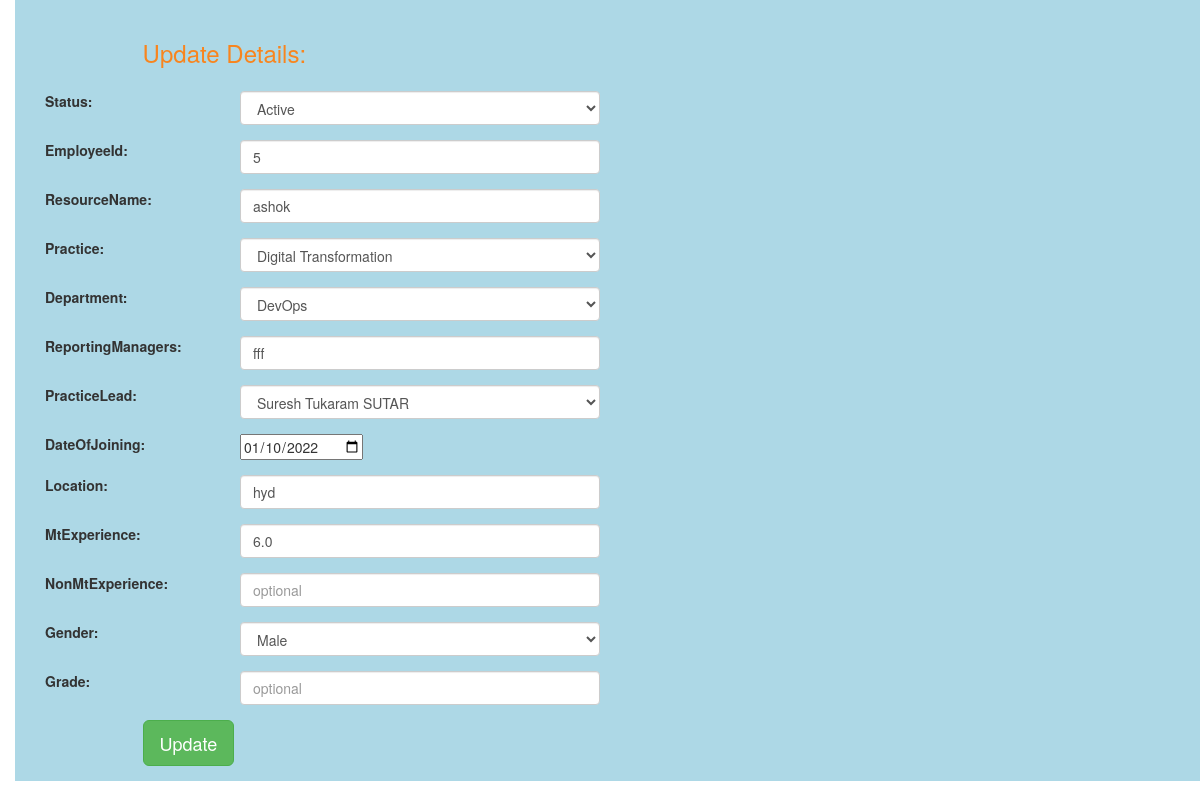
/edit/5 (signed in), run on an earlier commit of the app's database.
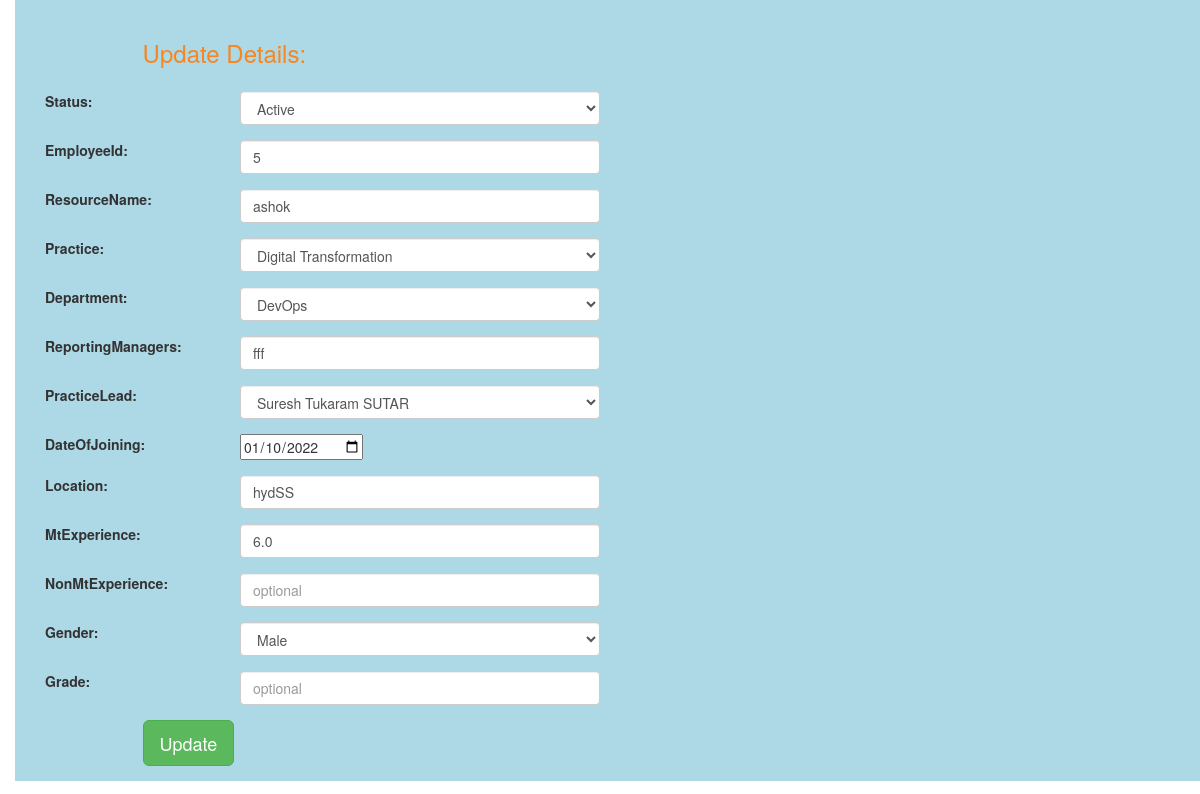
And on a later commit of the database.
### webapp/models.py (models this page shows, shortened)
class EmployeeDetails(models.Model):
    class Meta:
        verbose_name_plural = 'EmployeeDetails'
    GENDER_CHOICE = (("MALE", "Male"), ("FEMALE", "Female"))
    STATUS_CHOICE = (("ACTIVE","Active"),("INACTIVE","Inactive"),("RESIGN","Resign"))
    PRACTICE_CHOICE = (("DIGITAL TRANSFORMATION","Digital Transformation"),)
    DEPARTMENT_CHOICE = (("DEVOPS","DevOps"),("ENTERPRISE APPLICATION DEVELOPMENT","Enterprise Application Development"),("UI","UI"),("CLOUD SOLUTIONS","Cloud Solutions"),("ENTERPRISE ARCHITECTURE","Enterprise Architecture"),("UX","UX"),("PRODUCT ENGINEERING","Product Engineering"),("MOBILITY","Mobility"),("PROFESSIONAL SERVICES","Professional Services"))
    PRACTICE_LEAD_CHOICE = (("SURESH TUKARAM SUTAR","Suresh Tukaram SUTAR"),("SAILAJA GUDALA","Sailaja GUDALA"),("SRINIVAS KANTTUGA","Srinivas KATTUNGA"),("ABHIJEET BHIKAJI PATIL","Abhijeet Bhikaji PATIL"),("SANJAY PARMANAND BATHEJA","Sanjay Parmanand BATHEJA"),("YYOMA DILIP PATHAK","Vyoma Dilip PATHAK"),("ABHIJEET HARISHCHANDRA ALONE","Abhijeet Harishchandra ALONE"),("NASIR AHMED R","Nasir Ahmed R"))
    status = models.CharField(max_length=100,choices = STATUS_CHOICE,null=True)
    emp_id=models.IntegerField(primary_key=True,null=False)
    resource_name = models.CharField(max_length=100,null=True)
    practice = models.CharField(max_length=100,choices=PRACTICE_CHOICE,default="Digital Transformation",null=True)
    department = models.CharField(max_length=100,choices=DEPARTMENT_CHOICE,null=True)
    reporting_managers = models.CharField(max_length=100,null=True)
    practice_lead = models.CharField(max_length=100,choices=PRACTICE_LEAD_CHOICE,null=True)
    date_of_joining = models.DateField(blank=True , null=True)
    location = models.CharField(max_length=100,null=True)
    mt_experience = models.FloatField(max_length=100,null=True)
    non_mt_experience = models.FloatField(max_length=100,blank=True , null=True)
    gender = models.CharField(max_length=100,choices=GENDER_CHOICE,null=True)
    grade = models.CharField(max_length=100,blank=True , null=True)

### webapp/views.py (the view)
# urls.py: path('edit/<int:id>', views.edit),
@login_required(login_url=login)
def edit(request, id):
    employee_obj = EmployeeDetails.objects.get(emp_id=id)
    if request.method == 'POST':
        print(request.POST)
        form = EmployeeForm(request.POST, instance=employee_obj)
        print(form)
        if form.is_valid():
            form.save()
            return redirect('/')
    else:
        form = EmployeeForm(instance=employee_obj)
    return render(request, 'edit.html', {'employee': form, 'id': id})

### webapp/templates/edit.html (shortened to what this page needs)
{% extends "base.html" %} {% block title %}Add New Employee Records{% endblock title %} {% block content %}
<div class="col-md-12">
    <form method="POST" class="post-form">
        <div class="container">
            <br>
            <div class="form-group row">
                <label class="col-sm-1 col-form-label"></label>
                <div class="col-sm-4">
                    <h3 style="color: rgb(248, 133, 30);">Update Details:</h3>
                </div>
            </div>
            <div class="form-group row">
                <label class="col-sm-2 col-form-label">Status:</label>
                <div class="col-sm-4">
                    {{ employee.status }}
                </div>
            </div>
            <div class="form-group row">
                <label class="col-sm-2 col-form-label">EmployeeId:</label>
                <div class="col-sm-4">
                    {{ employee.emp_id }}
                </div>
            </div>
            <div class="form-group row">
                <label class="col-sm-2 col-form-label">ResourceName:</label>
                <div class="col-sm-4">
                    {{ employee.resource_name }}
                </div>
            </div>
            <div class="form-group row">
                <label class="col-sm-2 col-form-label">Practice:</label>
                <div class="col-sm-4">
                    {{ employee.practice }}
                </div>
            </div>
            <div class="form-group row">
                <label class="col-sm-2 col-form-label">Department:</label>
                <div class="col-sm-4">
                    {{ employee.department }}
                </div>
            </div>
            <div class="form-group row">
                <label class="col-sm-2 col-form-label">ReportingManagers:</label>
                <div class="col-sm-4">
                    {{ employee.reporting_managers }}
                </div>
            </div>
            <div class="form-group row">
                <label class="col-sm-2 col-form-label">PracticeLead:</label>
                <div class="col-sm-4">
                    {{ employee.practice_lead }}
                </div>
            </div>
            <div class="form-group row">
                <label class="col-sm-2 col-form-label">DateOfJoining:</label>
                <div class="col-sm-4">
                    {{ employee.date_of_joining }}
                </div>
            </div>
            <div class="form-group row">
                <label class="col-sm-2 col-form-label">Location:</label>
                <div class="col-sm-4">
                    {{ employee.location }}
                </div>
            </div>
            <div class="form-group row">
                <label class="col-sm-2 col-form-label">MtExperience:</label>
                <div class="col-sm-4">
                    {{ employee.mt_experience }}
                </div>
            </div>
            <div class="form-group row">
                <label class="col-sm-2 col-form-label">NonMtExperience:</label>
                <div class="col-sm-4">
                    {{ employee.non_mt_experience }}
                </div>
            </div>
            <div class="form-group row">
                <label class="col-sm-2 col-form-label">Gender:</label>
                <div class="col-sm-4">
                    {{ employee.gender }}
                </div>
            </div>
            <div class="form-group row">
                <label class="col-sm-2 col-form-label">Grade:</label>
                <div class="col-sm-4">
                    {{ employee.grade }}
                </div>
            </div>
            <div class="form-group row">
                <label class="col-sm-1 col-form-label"></label>
                <div class="col-sm-4">
                    <button type="submit" class="btn btn-success btn-lg">Update</button>
                </div>
            </div>
        </div>
    </form>
    {% endblock content %}

What changed in the data, as far as the page shows it:
changed EmployeeDetails "Active": location "hyd" → "hydSS"
